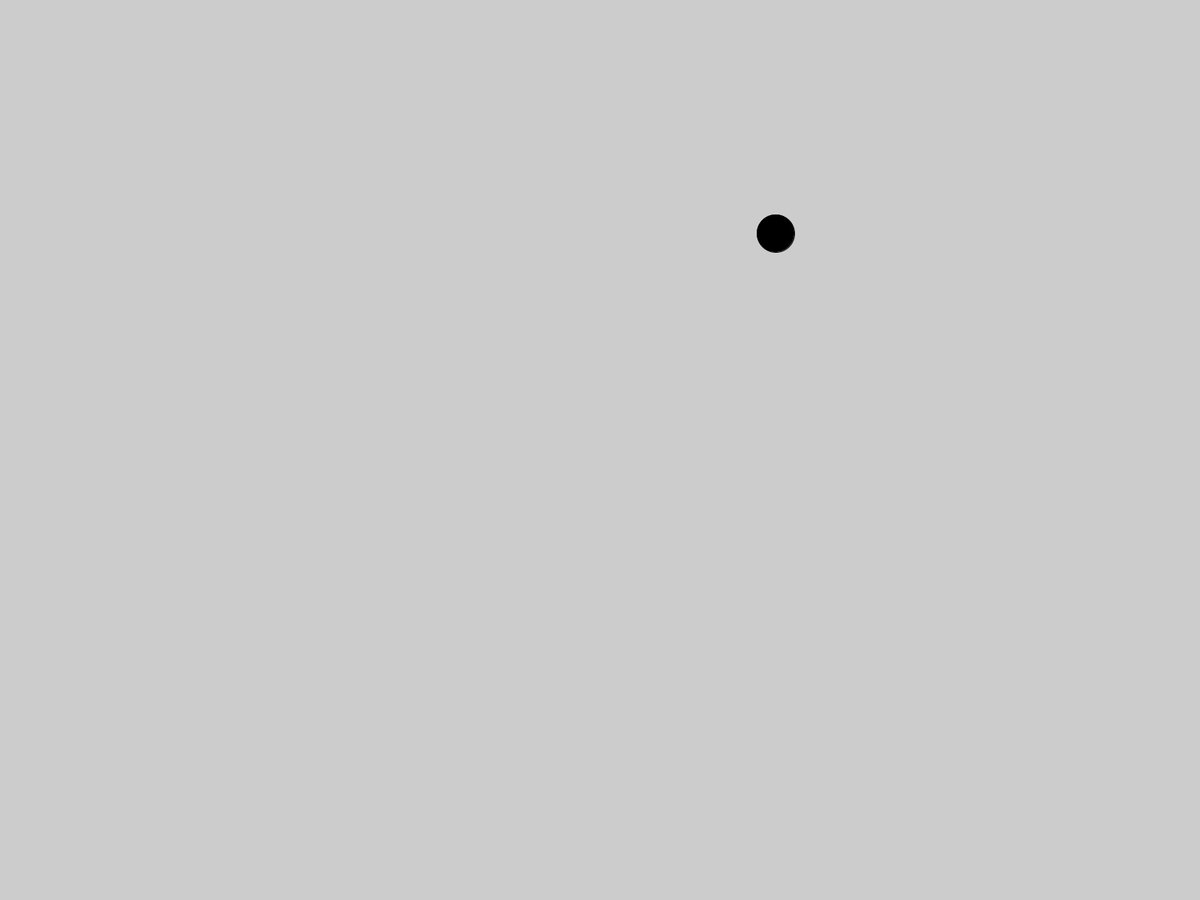
Frame 1 (no input)
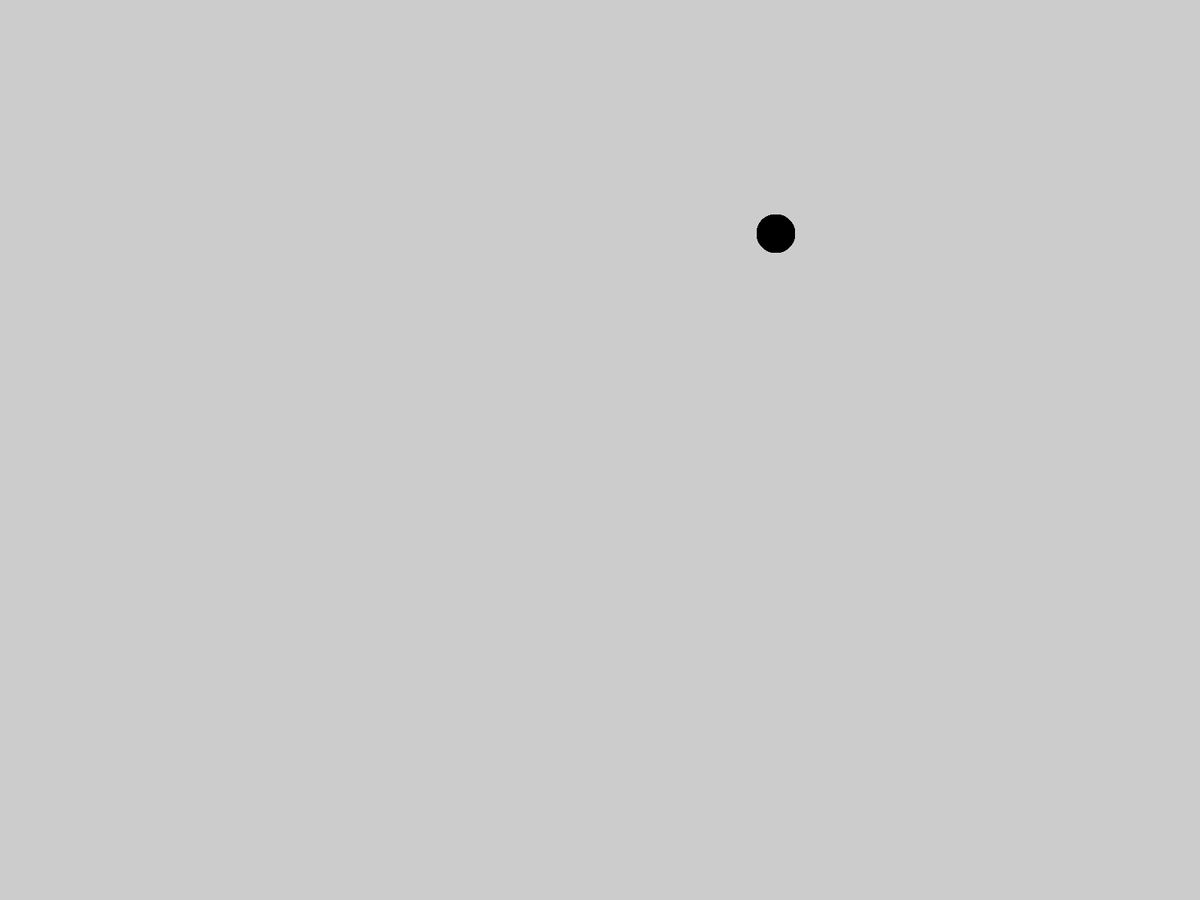
Frame 60 (the mouse pressed at the canvas centre just before this capture)
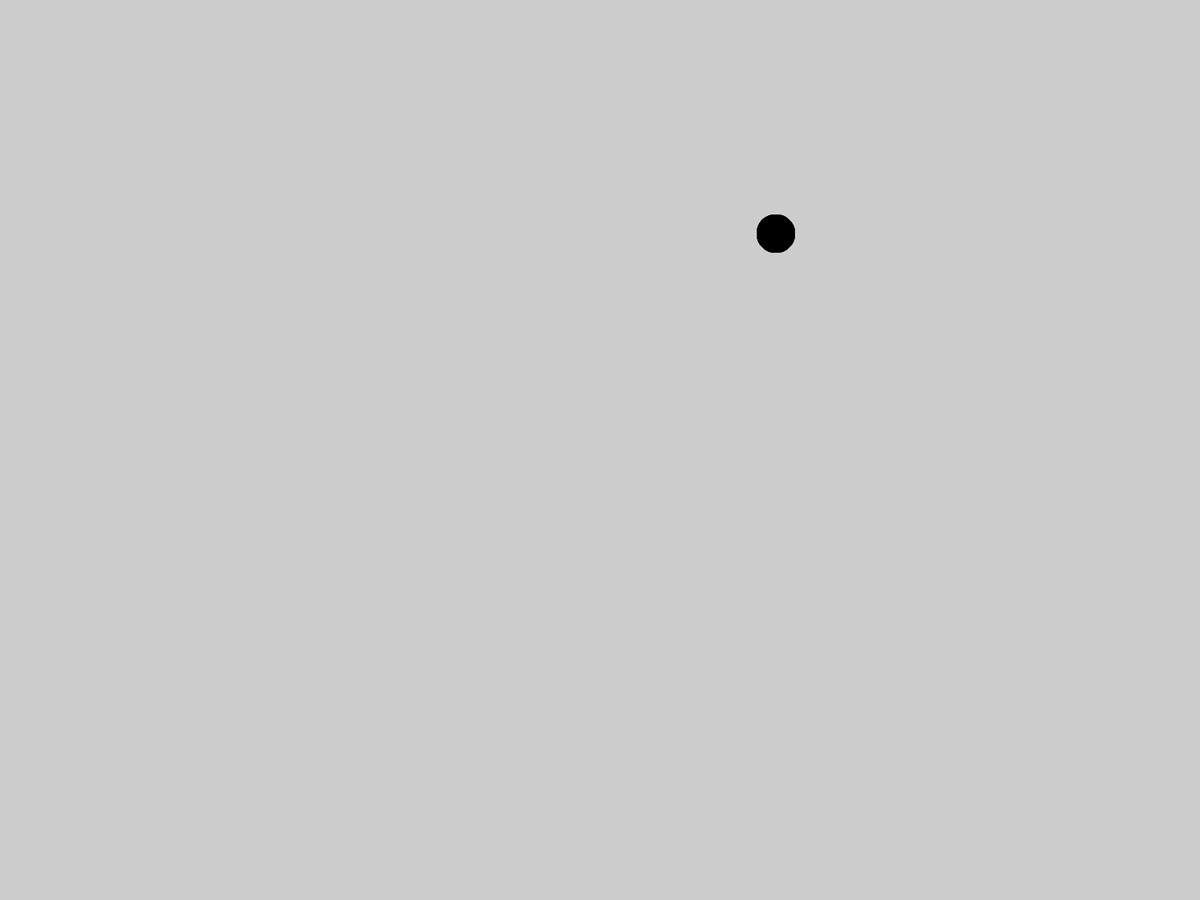
Frame 120 (the mouse held since frame 60 and released just before this capture)

The Processing sketch that drew these frames (run headless with seeded random() and noise(); from frame 60 on, the mouse is pressed at the canvas centre):

// Processing sketch: Mouse
// ── Mouse.pde
int x;
int y;

void setup(){
 fullScreen(); 
 
 x = floor(random(width));
 y = floor(random(height));
}

void draw(){
  fill(0);
  
  ellipse(x, y , 50 , 50);
}
